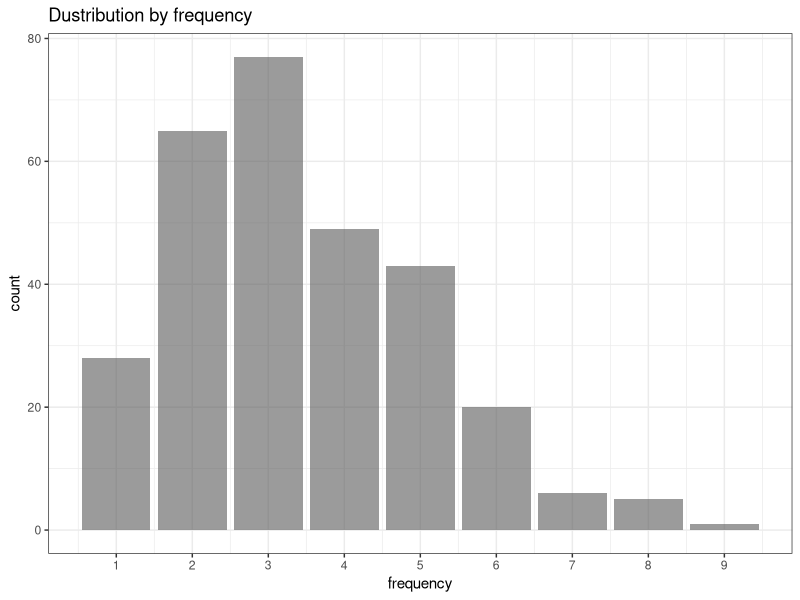
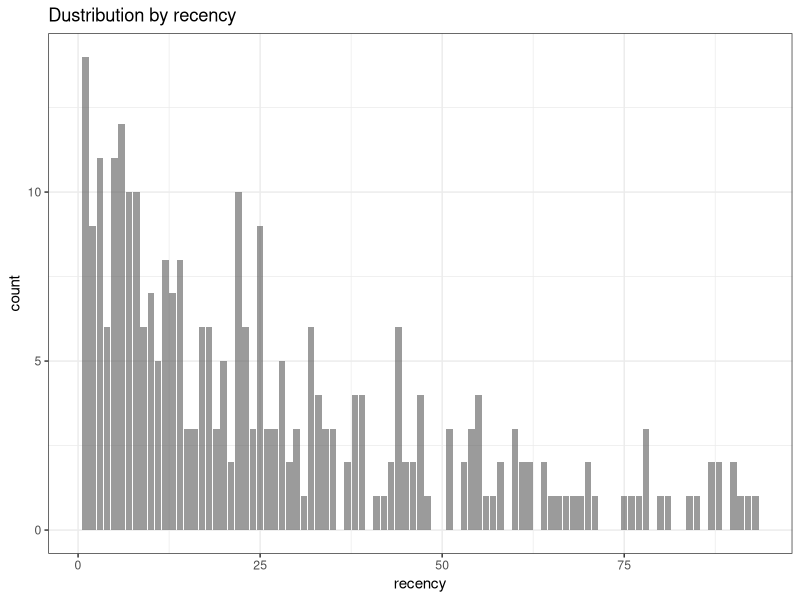
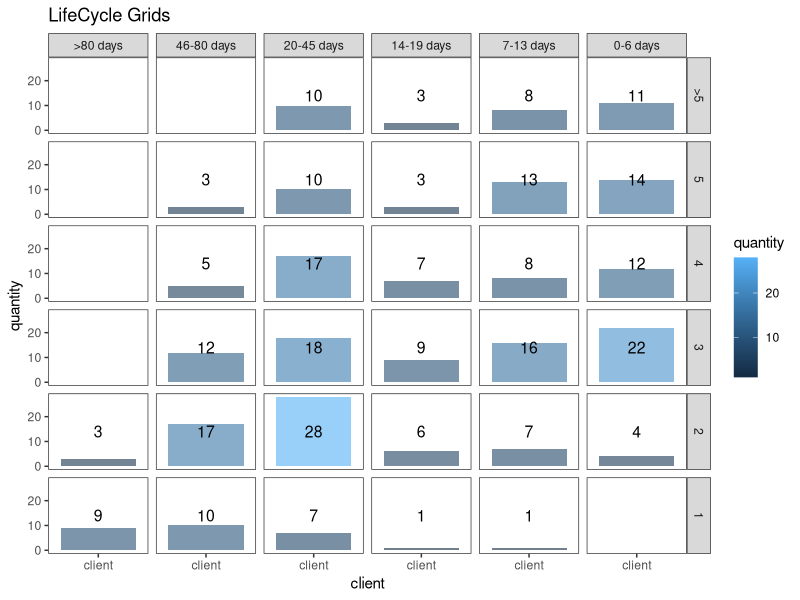
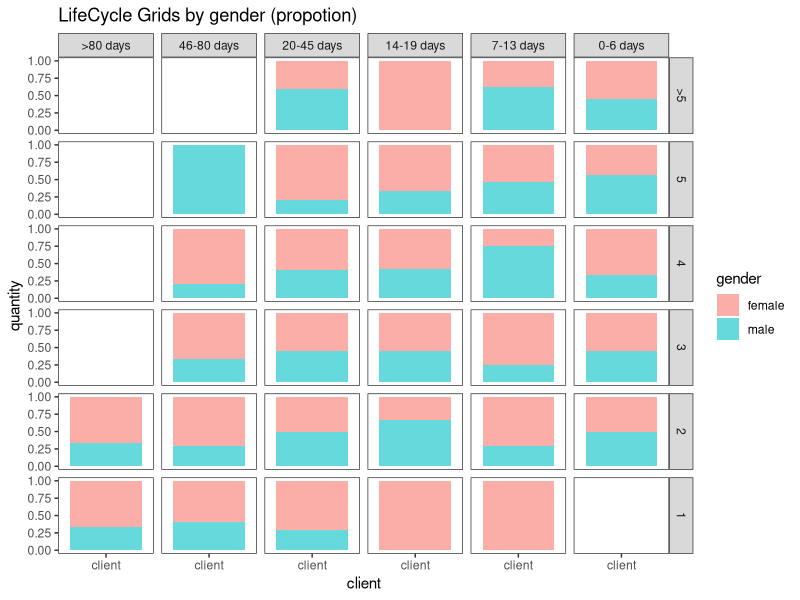
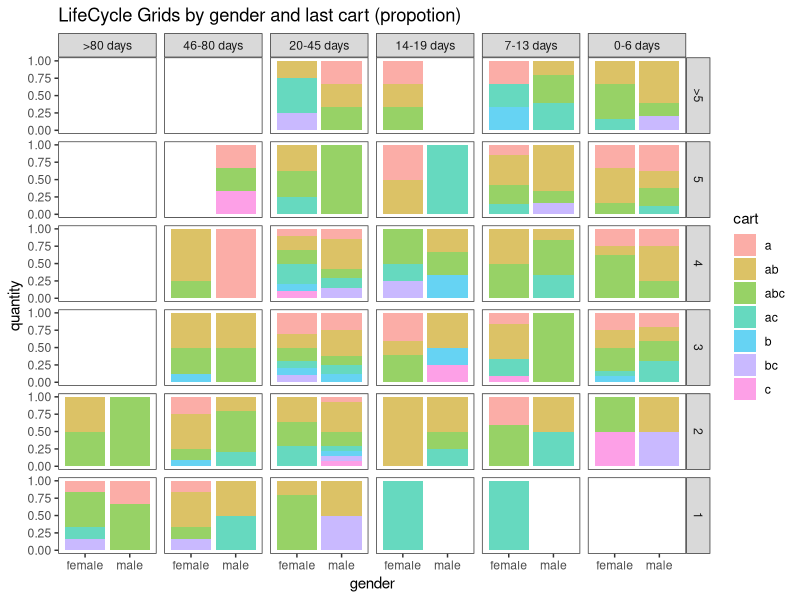

Write R code to recreate these figures, in order. (Note: this script raises an error after producing the figures.)
###############################################################################
## Title: Customer Segmentation
## Version: 1.0
## Autor: Josep Curto
## Description: Customer Segmentation
## Source: http://analyzecore.com
###############################################################################

# Customer segmentation – LifeCycle Grids

# loading libraries
library(dplyr)
library(reshape2)
library(ggplot2)
 
# creating data sample
set.seed(10)
data <- data.frame(orderId=sample(c(1:1000), 5000, replace=TRUE),
product=sample(c('NULL','a','b','c'), 5000, replace=TRUE,
prob=c(0.15, 0.65, 0.3, 0.15)))
order <- data.frame(orderId=c(1:1000),
clientId=sample(c(1:300), 1000, replace=TRUE))
gender <- data.frame(clientId=c(1:300),
gender=sample(c('male', 'female'), 300, replace=TRUE, prob=c(0.40, 0.60)))
date <- data.frame(orderId=c(1:1000),
orderdate=sample((1:100), 1000, replace=TRUE))
orders <- merge(data, order, by='orderId')
orders <- merge(orders, gender, by='clientId')
orders <- merge(orders, date, by='orderId')
orders <- orders[orders$product!='NULL', ]
orders$orderdate <- as.Date(orders$orderdate, origin="2012-01-01")
rm(data, date, order, gender)

# reporting date
today <- as.Date('2012-04-11', format='%Y-%m-%d')
 
# processing data
orders <- dcast(orders, orderId + clientId + gender + orderdate ~ product, value.var='product', fun.aggregate=length)
 
orders <- orders %>%
 group_by(clientId) %>%
 mutate(frequency=n(),
 recency=as.numeric(today-orderdate)) %>%
 filter(orderdate==max(orderdate))
 
# exploratory analysis
ggplot(orders, aes(x=frequency)) +
 theme_bw() +
 scale_x_continuous(breaks=c(1:10)) +
 geom_bar(alpha=0.6, binwidth=1) +
 ggtitle("Dustribution by frequency")
 
ggplot(orders, aes(x=recency)) +
 theme_bw() +
 geom_bar(alpha=0.6, binwidth=1) +
 ggtitle("Dustribution by recency")

orders.segm <- orders %>%
 mutate(segm.freq=ifelse(between(frequency, 1, 1), '1',
 ifelse(between(frequency, 2, 2), '2',
 ifelse(between(frequency, 3, 3), '3',
 ifelse(between(frequency, 4, 4), '4',
 ifelse(between(frequency, 5, 5), '5', '>5')))))) %>%
 mutate(segm.rec=ifelse(between(recency, 0, 6), '0-6 days',
 ifelse(between(recency, 7, 13), '7-13 days',
 ifelse(between(recency, 14, 19), '14-19 days',
 ifelse(between(recency, 20, 45), '20-45 days',
 ifelse(between(recency, 46, 80), '46-80 days', '>80 days')))))) %>%
 # creating last cart feature
 mutate(cart=paste(ifelse(a!=0, 'a', ''),
 ifelse(b!=0, 'b', ''),
 ifelse(c!=0, 'c', ''), sep='')) %>%
 arrange(clientId)
 
# defining order of boundaries
orders.segm$segm.freq <- factor(orders.segm$segm.freq, levels=c('>5', '5', '4', '3', '2', '1'))
orders.segm$segm.rec <- factor(orders.segm$segm.rec, levels=c('>80 days', '46-80 days', '20-45 days', '14-19 days', '7-13 days', '0-6 days'))

lcg <- orders.segm %>%
 group_by(segm.rec, segm.freq) %>%
 summarise(quantity=n()) %>%
 mutate(client='client') %>%
 ungroup()

lcg.matrix <- dcast(lcg, segm.freq ~ segm.rec, value.var='quantity', fun.aggregate=sum)

ggplot(lcg, aes(x=client, y=quantity, fill=quantity)) +
 theme_bw() +
 theme(panel.grid = element_blank())+
 geom_bar(stat='identity', alpha=0.6) +
 geom_text(aes(y=max(quantity)/2, label=quantity), size=4) +
 facet_grid(segm.freq ~ segm.rec) +
 ggtitle("LifeCycle Grids")

lcg.sub <- orders.segm %>%
 group_by(gender, cart, segm.rec, segm.freq) %>%
 summarise(quantity=n()) %>%
 mutate(client='client') %>%
 ungroup()
 
ggplot(lcg.sub, aes(x=client, y=quantity, fill=gender)) +
 theme_bw() +
 theme(panel.grid = element_blank())+
 geom_bar(stat='identity', position='fill' , alpha=0.6) +
 facet_grid(segm.freq ~ segm.rec) +
 ggtitle("LifeCycle Grids by gender (propotion)")

ggplot(lcg.sub, aes(x=gender, y=quantity, fill=cart)) +
 theme_bw() +
 theme(panel.grid = element_blank())+
 geom_bar(stat='identity', position='fill' , alpha=0.6) +
 facet_grid(segm.freq ~ segm.rec) +
 ggtitle("LifeCycle Grids by gender and last cart (propotion)")


# Customer segmentation – LifeCycle Grids, CLV and CAC
 
# creating data sample
set.seed(10)
data <- data.frame(orderId=sample(c(1:1000), 5000, replace=TRUE),
product=sample(c('NULL','a','b','c'), 5000, replace=TRUE,
prob=c(0.15, 0.65, 0.3, 0.15)))
order <- data.frame(orderId=c(1:1000),
clientId=sample(c(1:300), 1000, replace=TRUE))
gender <- data.frame(clientId=c(1:300),
gender=sample(c('male', 'female'), 300, replace=TRUE, prob=c(0.40, 0.60)))
date <- data.frame(orderId=c(1:1000),
orderdate=sample((1:100), 1000, replace=TRUE))
orders <- merge(data, order, by='orderId')
orders <- merge(orders, gender, by='clientId')
orders <- merge(orders, date, by='orderId')
orders <- orders[orders$product!='NULL', ]
orders$orderdate <- as.Date(orders$orderdate, origin="2012-01-01")
 
# creating data frames with CAC and Gross margin
cac <- data.frame(clientId=unique(orders$clientId), cac=sample(c(10:15), 289, replace=TRUE))
gr.margin <- data.frame(product=c('a', 'b', 'c'), grossmarg=c(1, 2, 3))
 
rm(data, date, order, gender)

# reporting date
today <- as.Date('2012-04-11', format='%Y-%m-%d')
 
# calculating customer lifetime value
orders <- merge(orders, gr.margin, by='product')
 
clv <- orders %>%
group_by(clientId) %>%
summarise(clv=sum(grossmarg))
 
# processing data
orders <- dcast(orders, orderId + clientId + gender + orderdate ~ product, value.var='product', fun.aggregate=length)
 
orders <- orders %>%
group_by(clientId) %>%
mutate(frequency=n(),
recency=as.numeric(today-orderdate)) %>%
filter(orderdate==max(orderdate))
 
orders.segm <- orders %>%
mutate(segm.freq=ifelse(between(frequency, 1, 1), '1',
ifelse(between(frequency, 2, 2), '2',
ifelse(between(frequency, 3, 3), '3',
ifelse(between(frequency, 4, 4), '4',
ifelse(between(frequency, 5, 5), '5', '>5')))))) %>%
mutate(segm.rec=ifelse(between(recency, 0, 6), '0-6 days',
ifelse(between(recency, 7, 13), '7-13 days',
ifelse(between(recency, 14, 19), '14-19 days',
ifelse(between(recency, 20, 45), '20-45 days',
ifelse(between(recency, 46, 80), '46-80 days', '>80 days')))))) %>%
# creating last cart feature
mutate(cart=paste(ifelse(a!=0, 'a', ''),
ifelse(b!=0, 'b', ''),
ifelse(c!=0, 'c', ''), sep='')) %>%
arrange(clientId)
 
# defining order of boundaries
orders.segm$segm.freq <- factor(orders.segm$segm.freq, levels=c('>5', '5', '4', '3', '2', '1'))
orders.segm$segm.rec <- factor(orders.segm$segm.rec, levels=c('>80 days', '46-80 days', '20-45 days', '14-19 days', '7-13 days', '0-6 days'))

orders.segm <- merge(orders.segm, cac, by='clientId')
orders.segm <- merge(orders.segm, clv, by='clientId')
 
lcg.clv <- orders.segm %>%
group_by(segm.rec, segm.freq) %>%
summarise(quantity=n(),
# calculating cumulative CAC and CLV
cac=sum(cac),
clv=sum(clv)) %>%
ungroup() %>%
# calculating CAC and CLV per client
mutate(cac1=round(cac/quantity, 2),
clv1=round(clv/quantity, 2))
 
lcg.clv <- melt(lcg.clv, id.vars=c('segm.rec', 'segm.freq', 'quantity'))

ggplot(lcg.clv[lcg.clv$variable %in% c('clv', 'cac'), ], aes(x=variable, y=value, fill=variable)) +
theme_bw() +
theme(panel.grid = element_blank())+
geom_bar(stat='identity', alpha=0.6, aes(width=quantity/max(quantity))) +
geom_text(aes(y=value, label=value), size=4) +
facet_grid(segm.freq ~ segm.rec) +
ggtitle("LifeCycle Grids - CLV vs CAC (total)")
ggplot(lcg.clv[lcg.clv$variable %in% c('clv1', 'cac1'), ], aes(x=variable, y=value, fill=variable)) +
theme_bw() +
theme(panel.grid = element_blank())+
geom_bar(stat='identity', alpha=0.6, aes(width=quantity/max(quantity))) +
geom_text(aes(y=value, label=value), size=4) +
facet_grid(segm.freq ~ segm.rec) +
ggtitle("LifeCycle Grids - CLV vs CAC (average)")